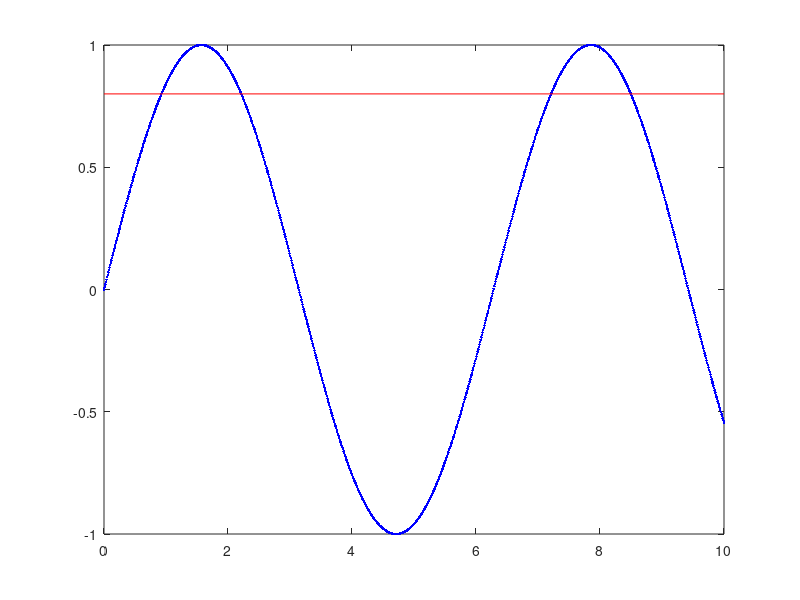

The MATLAB source for this figure: (Note: this script raises an error after producing the figure.)
%This exercise its original from:
% (https://www.youtube.com/watch?v=EtUCgn3T9eE&t=3670s)
%
% Exercice 3
%
% A -> Based uppon the following equation, what percent of y-values are
% greater than 0.8 for x = 0 to 10?
%   y = sin(x)

clc, clearvars, close all

x = linspace(0,10,1000);
y = sin(x);
y_value = 0.8;

plot(x,y,"b.",[0 10],[y_value y_value],"-r")

aAns = (sum(y > y_value) / width(y)) * 100